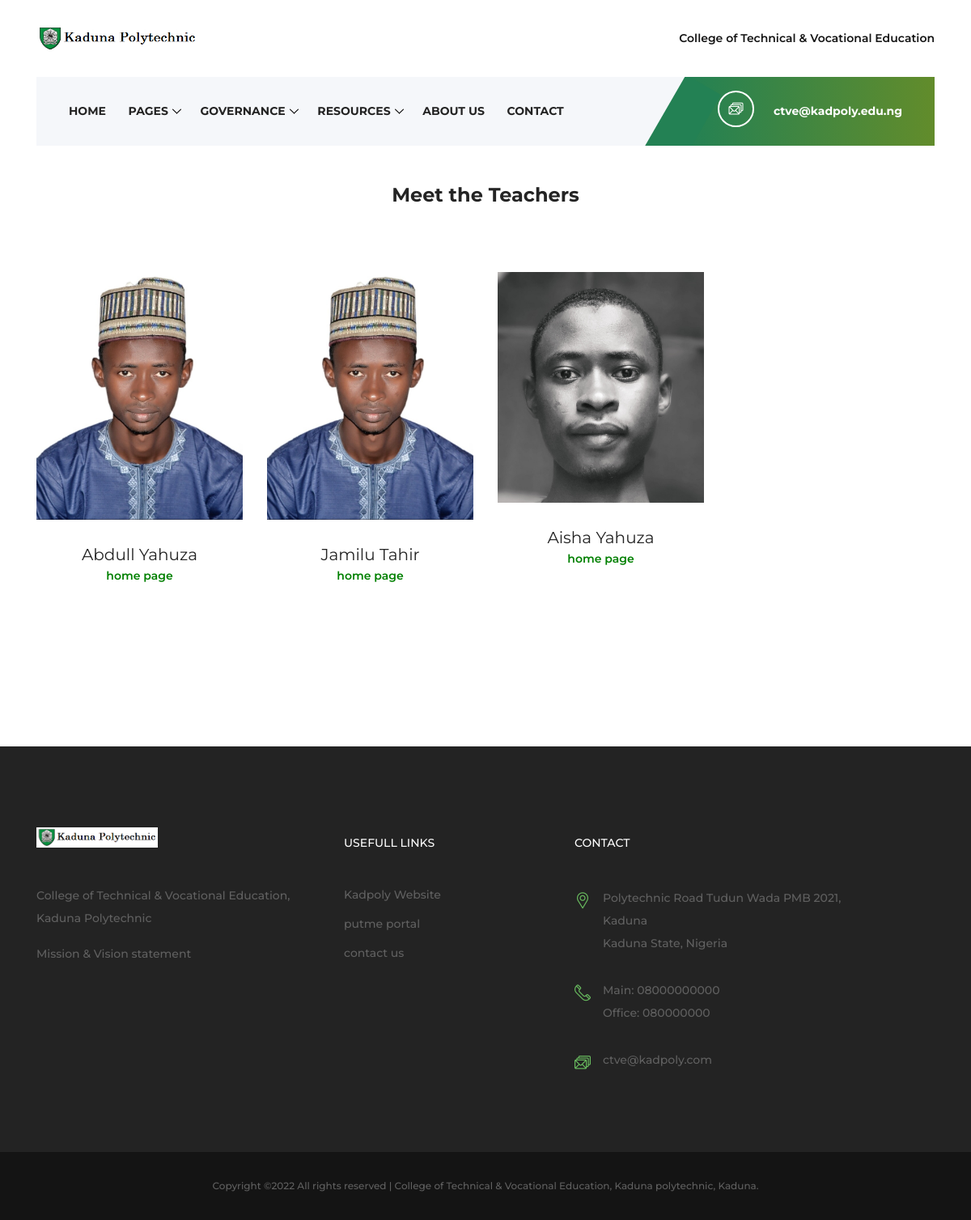
/staffs.php, run on the app's committed database.
### tables this page shows
CREATE TABLE `users` (
  `id` int(11) NOT NULL,
  `username` varchar(20) NOT NULL,
  `email` varchar(60) NOT NULL,
  `title` varchar(5) NOT NULL,
  `gsm` varchar(13) NOT NULL,
  `password` varchar(64) NOT NULL,
  `name` varchar(50) NOT NULL,
  `joined` datetime NOT NULL,
  `group` int(11) NOT NULL,
  `role` varchar(10) NOT NULL,
  `img` varchar(50) NOT NULL
);

### staffs.php (the view, shortened to what this page needs)
<!DOCTYPE html>
<html lang="en">
<head>
    <link rel="stylesheet" href="style.css">
</head>
<body>
    <?php include 'includes/header.php'; ?>
    <section style="margin-top: 100px;" class="teachers-area section-padding-0-100">
        <div class="container">
            <div class="row">
                <div class="col-12">
                    <div class="section-heading text-center mx-auto wow fadeInUp" data-wow-delay="300ms">
                        <h4>Meet the Teachers</h4>
                    </div>
                </div>
            </div>
            <div class="row">
                <?php
                include 'dbh.php';
                $sql = "SELECT * FROM users";
                $result = mysqli_query($conn,$sql);
                if ($row = mysqli_num_rows($result) > 0) {
                    while ($row = mysqli_fetch_assoc($result)) {
                    ?>
                    <div class="col-12 col-sm-6 col-lg-3">
                        <div class="single-teachers-area text-center mb-100 wow fadeInUp" data-wow-delay="400ms">
                            <div class="teachers-thumbnail">
                                <img src="staff/pimg/<?php echo $row['img']; ?>" alt="">
                            </div>
                            <div class="teachers-info mt-30">
                                <h5><?php echo $row['name']; ?></h5>
                                <span><a style="color: green;" href="staff/<?php echo $row['username']; ?>/">home page</a></span>
                            </div>
                        </div>
                    </div>
                    <?php
                    }
                }else {
                    echo "<p> No Profile to display</p>";
                }
                ?>
            </div>
        </div>
    </section>
    <?php include 'includes/footer.php'; ?>
</body>
</html>

### includes/header.php (shortened to what this page needs)
<header class="header-area">
    <div class="top-header">
        <div class="container h-100">
            <div class="row h-100">
                <div class="col-12 h-100">
                    <div class="header-content h-100 d-flex align-items-center justify-content-between">
                        <div class="ctve-logo">
                            <a href="/ctve1"><img src="img/core-img/logo1.png" height="50" width="200" alt=""></a>
                        </div>
                        <div class="login-content">
                            <a href="#">College of Technical & Vocational Education</a>
                        </div>
                    </div>
                </div>
            </div>
        </div>
    </div>
    <div class="ctve-main-menu">
        <div class="classy-nav-container breakpoint-off">
            <div class="container">
                <nav class="classy-navbar justify-content-between" id="ctveNav">
                    <div class="classy-menu">
                        <div class="classynav">
                            <ul>
                                <li><a href="/ctve1">Home</a></li>
                                <li><a href="#">Pages</a>
                                </li>
                                <li><a href="#">Governance</a>
                                </li>
                                <li><a href="#">Resources</a>
                                </li>
                                <li><a href="about-us">About Us</a></li>
                                <li><a href="contact">Contact</a></li>
                            </ul>
                        </div>
                    </div>
                    <div class="calling-info">
                        <div class="call-center">
                            <a href="mailto:ctve@kadpoly.edu.ng"><i class="icon-email"></i> <span>ctve@kadpoly.edu.ng</span></a>
                        </div>
                    </div>
                </nav>
            </div>
        </div>
    </div>
</header>

### includes/footer.php
<footer class="footer-area">
    <div class="main-footer-area section-padding-100-0">
        <div class="container">
            <div class="row">
                <div class="col-12 col-sm-6 col-lg-4">
                    <div class="footer-widget mb-80">
                        <div class="widget-title">
                            <a href="#"><img src="img/core-img/logo1.png" width="150" height="10" alt=""></a>
                        </div>
                        <p>College of Technical & Vocational Education, Kaduna Polytechnic </p>
                        <p>Mission & Vision statement</p>
                    </div>
                </div>
                <div class="col-12 col-sm-6 col-lg-3">
                    <div class="footer-widget mb-80">
                        <div class="widget-title">
                            <h6>Usefull Links</h6>
                        </div>
                        <nav>
                            <ul class="useful-links">
                                <li><a href="https://kadunapoly.edu.ng" target="blank">Kadpoly Website</a></li>
                                <li><a href="https://kadunapoly.edu.ng/putme" target="blank">putme portal</a></li>
                                <li><a href="contact">contact us</a></li>
                            </ul>
                        </nav>
                    </div>
                </div>
                <div class="col-12 col-sm-6 col-lg-4">
                    <div class="footer-widget mb-100">
                        <div class="widget-title">
                            <h6>Contact</h6>
                        </div>
                        <div class="single-contact d-flex mb-30">
                            <i class="icon-placeholder"></i>
                            <p>Polytechnic Road Tudun Wada PMB 2021, Kaduna<br>Kaduna State, Nigeria</p>
                        </div>
                        <div class="single-contact d-flex mb-30">
                            <i class="icon-telephone-1"></i>
                            <p>Main: 08000000000 <br>Office: 080000000</p>
                        </div>
                        <div class="single-contact d-flex">
                            <i class="icon-email"></i>
                            <p>ctve@kadpoly.com</p>
                        </div>
                    </div>
                </div>
            </div>
        </div>
    </div>
    <div class="bottom-footer-area">
        <div class="container">
            <div class="row">
                <div class="col-12">
                    <p>
                        Copyright &copy;<script>document.write(new Date().getFullYear());</script> All rights reserved | College of Technical &amp; Vocational Education, Kaduna polytechnic, Kaduna.
                    </p>
                </div>
            </div>
        </div>
    </div>
</footer>

### style.css (style rules this page uses)
* { margin: 0; padding: 0; }
body { font-family: "Montserrat", sans-serif; font-size: 14px; }
h1, h2, h3, h4, h5, h6 { color: #242424; line-height: 1.3; font-weight: 700; }
p { color: #606060; font-size: 14px; line-height: 2; font-weight: 500; }
a, a:hover, a:focus { -webkit-transition-duration: 500ms; transition-duration: 500ms; text-decoration: none; outline: 0 solid transparent; color: #141414; font-weight: 600; font-size: 14px; }
ul, ol { margin: 0; }
ul li, ol li { list-style: none; }
img { height: auto; max-width: 100%; }
.mt-30 { margin-top: 30px !important; }
.mb-30 { margin-bottom: 30px !important; }
.mb-100 { margin-bottom: 100px !important; }
.section-padding-100-0 { padding-top: 100px; padding-bottom: 0; }
.section-padding-0-100 { padding-top: 0; padding-bottom: 100px; }
.section-heading { position: relative; z-index: 1; max-width: 600px; margin-bottom: 80px !important; }
.header-area { position: relative; z-index: 100; width: 100%; height: 125px; }
.header-area .top-header { width: 100%; height: 95px; }
.header-area .top-header .login-content a { display: inline-block; font-weight: 600; }
.header-area .ctve-main-menu { position: absolute; width: 100%; height: 85px; background-color: transparent; top: 95px; z-index: 100; left: 0; right: 0; }
.header-area .ctve-main-menu .classy-nav-container { background-color: transparent; }
.header-area .ctve-main-menu .classy-navbar { background-color: #f5f7fa; height: 85px; padding: 0; }
.header-area .ctve-main-menu .classy-navbar .classynav ul li a { font-weight: 700; text-transform: uppercase; }
.header-area .ctve-main-menu .classynav { padding-left: 2em; }
.header-area .ctve-main-menu .calling-info { position: relative; padding-left: 80px; overflow: hidden; }
.header-area .ctve-main-menu .calling-info .call-center { position: relative; z-index: 1; background: #238154; background: -webkit-linear-gradient(to right, #238154, #628c2b); background: linear-gradient(to right, #238154, #628c2b); padding: 0 40px; line-height: 85px; height: 85px; }
.header-area .ctve-main-menu .calling-info .call-center a { color: #ffffff; font-size: 14px; font-weight: 700; display: block; }
.header-area .ctve-main-menu .calling-info .call-center a i { width: 45px; height: 45px; border: 2px solid #ffffff; border-radius: 50%; display: inline-block; line-height: 41px; font-size: 18px; text-align: center; margin-right: 20px; }
.header-area .ctve-main-menu .calling-info .call-center:before { position: absolute; width: 50px; height: 120%; top: 3px; left: -28px; z-index: 1; background-color: #238154; content: ''; -webkit-transform: rotate(30deg); transform: rotate(30deg); }
.main-footer-area { background-color: #232323; }
.main-footer-area .footer-widget .widget-title { margin-bottom: 45px; }
.main-footer-area .footer-widget .widget-title h6 { font-size: 14px; font-weight: 500; margin-bottom: 0; color: #ffffff; margin-top: 10px; text-transform: uppercase; }
.main-footer-area .footer-widget .useful-links li a { display: block; color: #606060; margin-bottom: 15px; font-size: 14px; font-weight: 500; }
.main-footer-area .footer-widget .single-contact i { color: #69bc5f; font-size: 20px; margin-right: 15px; padding-top: 7px; }
.main-footer-area .footer-widget .single-contact p { margin-bottom: 0; }
.bottom-footer-area { background-color: #141414; padding: 30px 0; text-align: center; }
.bottom-footer-area p { font-size: 12px; margin-bottom: 0; }
.single-teachers-area { position: relative; z-index: 1; }
.single-teachers-area .teachers-info h5 { font-weight: 400; margin-bottom: 3px; }
.single-teachers-area .teachers-info span { color: #69bc5f; font-size: 14px; }

### data on the page
users: img (picture), name "Abdull Yahuza"
users: img (picture), name "Jamilu Tahir"
users: img (picture), name "Aisha Yahuza"
